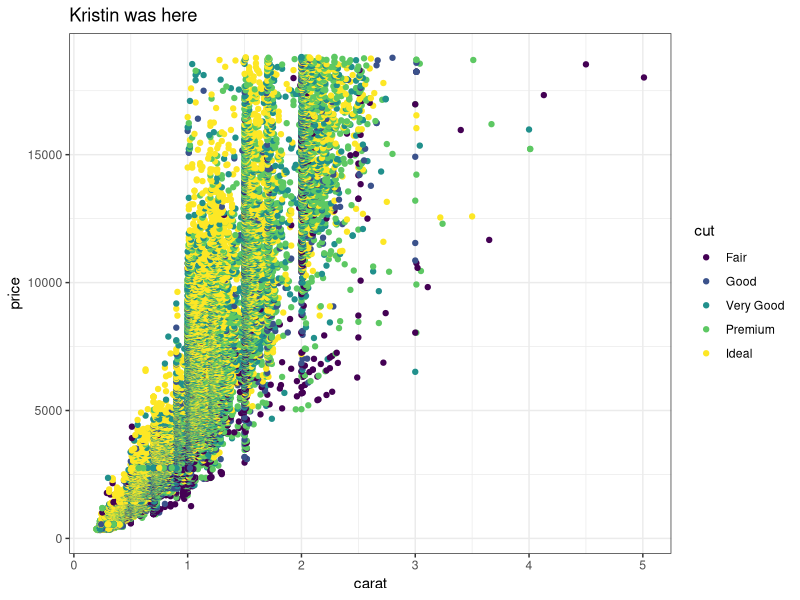
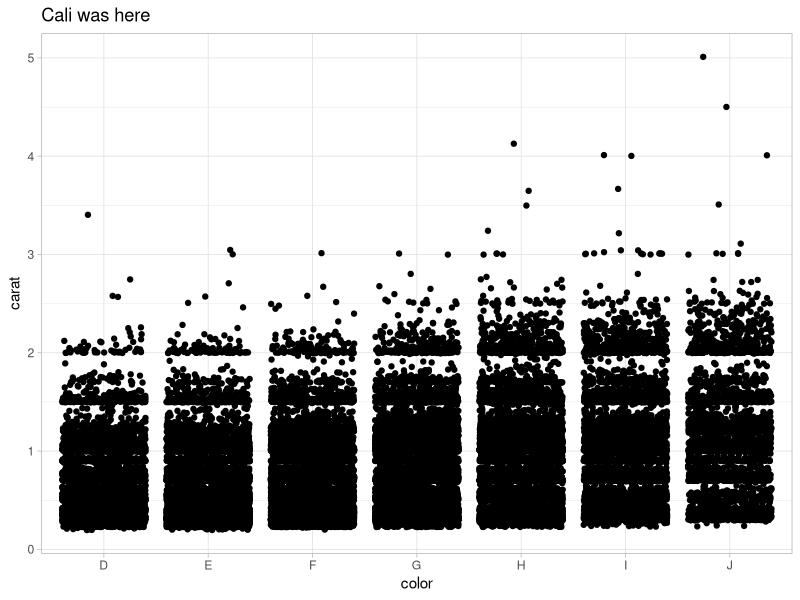
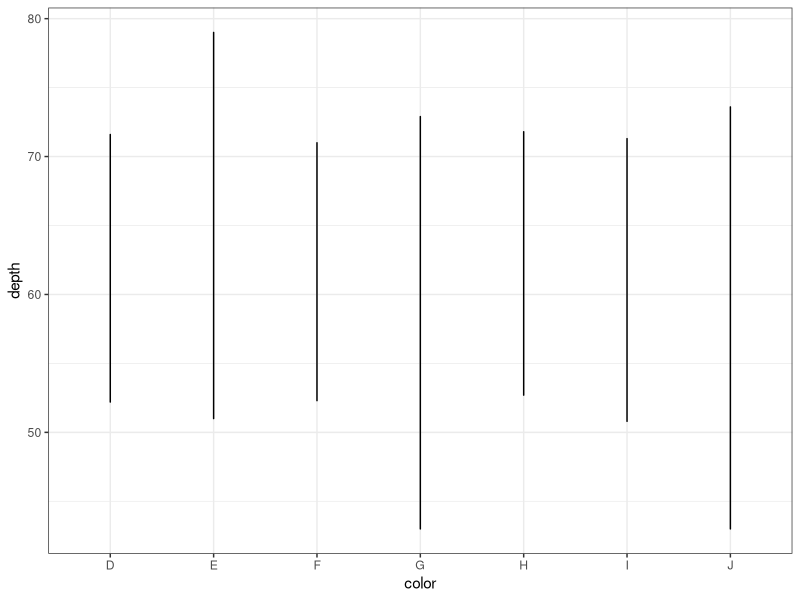
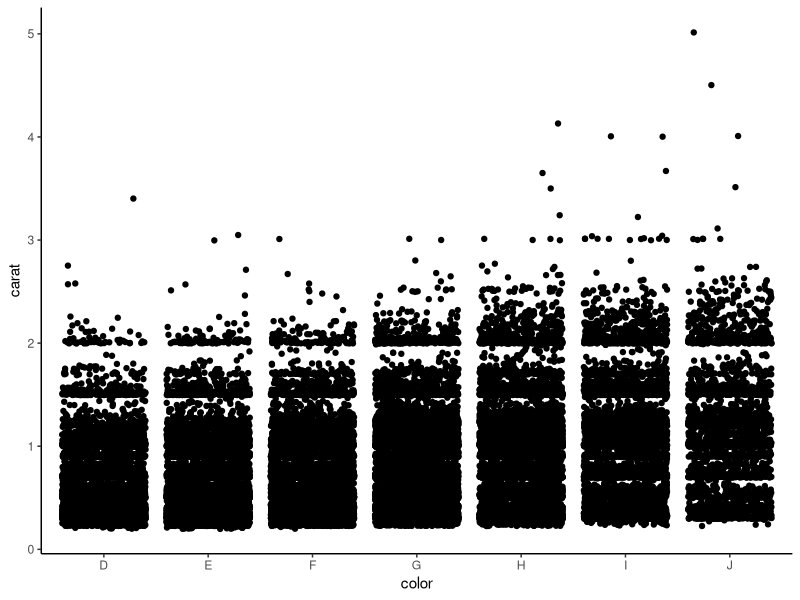

These charts were generated, in order, by the following R code:
## ---- chunk 1
knitr::opts_chunk$set(echo = TRUE)
library(tidyverse)
## ---- chunk 2
# Partner 1: 
# Run the code below to see the original graph
# Change the code below to make the point color change based on 'cut', and update the theme to theme_bw(). Update the title to include your first name. 

ggplot(data = diamonds, aes(x = carat, y = price)) +
  geom_point(aes(colour = cut)) +
  theme_bw() +
  labs(title = "Kristin was here")
## ---- chunk 3
# Partner 2: Cali 
# Run the code below to see the original graph
# Change the code below to make the geom a geom_jitter, and update the theme to theme_light. Update the title to include your first name. 

ggplot(data = diamonds, aes(x = color, y = carat)) +
  geom_jitter() +
  theme_light() +
  labs(title = "Cali was here")
## ---- chunk 4
ggplot(data = diamonds, aes(x = color, y = depth)) +
  geom_line() +
  theme_bw()
## ---- chunk 5
ggplot(data = diamonds, aes(x = color, y = carat), stat = "count") +
  geom_jitter() +
  theme_classic()
